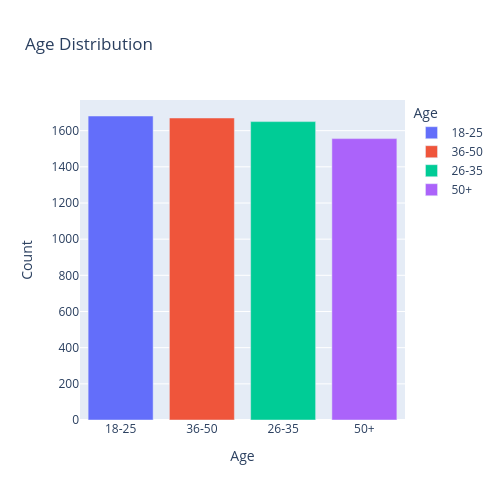

Write notebook code for a chart like this one.
### Code cell
age_group_counts = deepfake_df['age_group'].value_counts().reset_index()
age_group_counts.columns = ['Age', 'Count']

fig = px.bar(
            age_group_counts,
            x='Age',
            y='Count',
            title='Age Distribution',
            color='Age'
            )

fig.update_layout(  height = 500, width = 500,
                    xaxis_title='Age',
                    yaxis_title='Count'
                 )

fig.show()

### Figure 1 — Plotly figure (JSON) as saved in the notebook; plotly's stock layout.template omitted (floating-point values rounded to 4 significant figures)
{"data": [{"hovertemplate": "Age=%{x}<br>Count=%{y}<extra></extra>", "legendgroup": "18-25", "marker": {"color": "#636efa", "pattern": {"shape": ""}}, "name": "18-25", "orientation": "v", "showlegend": true, "textposition": "auto", "type": "bar", "x": ["18-25"], "xaxis": "x", "y": [1681], "yaxis": "y"}, {"hovertemplate": "Age=%{x}<br>Count=%{y}<extra></extra>", "legendgroup": "36-50", "marker": {"color": "#EF553B", "pattern": {"shape": ""}}, "name": "36-50", "orientation": "v", "showlegend": true, "textposition": "auto", "type": "bar", "x": ["36-50"], "xaxis": "x", "y": [1670], "yaxis": "y"}, {"hovertemplate": "Age=%{x}<br>Count=%{y}<extra></extra>", "legendgroup": "26-35", "marker": {"color": "#00cc96", "pattern": {"shape": ""}}, "name": "26-35", "orientation": "v", "showlegend": true, "textposition": "auto", "type": "bar", "x": ["26-35"], "xaxis": "x", "y": [1650], "yaxis": "y"}, {"hovertemplate": "Age=%{x}<br>Count=%{y}<extra></extra>", "legendgroup": "50+", "marker": {"color": "#ab63fa", "pattern": {"shape": ""}}, "name": "50+", "orientation": "v", "showlegend": true, "textposition": "auto", "type": "bar", "x": ["50+"], "xaxis": "x", "y": [1556], "yaxis": "y"}], "layout": {"barmode": "relative", "height": 500, "legend": {"title": {"text": "Age"}, "tracegroupgap": 0}, "title": {"text": "Age Distribution"}, "width": 500, "xaxis": {"anchor": "y", "categoryarray": ["18-25", "36-50", "26-35", "50+"], "categoryorder": "array", "domain": [0, 1], "title": {"text": "Age"}}, "yaxis": {"anchor": "x", "domain": [0, 1], "title": {"text": "Count"}}}}
